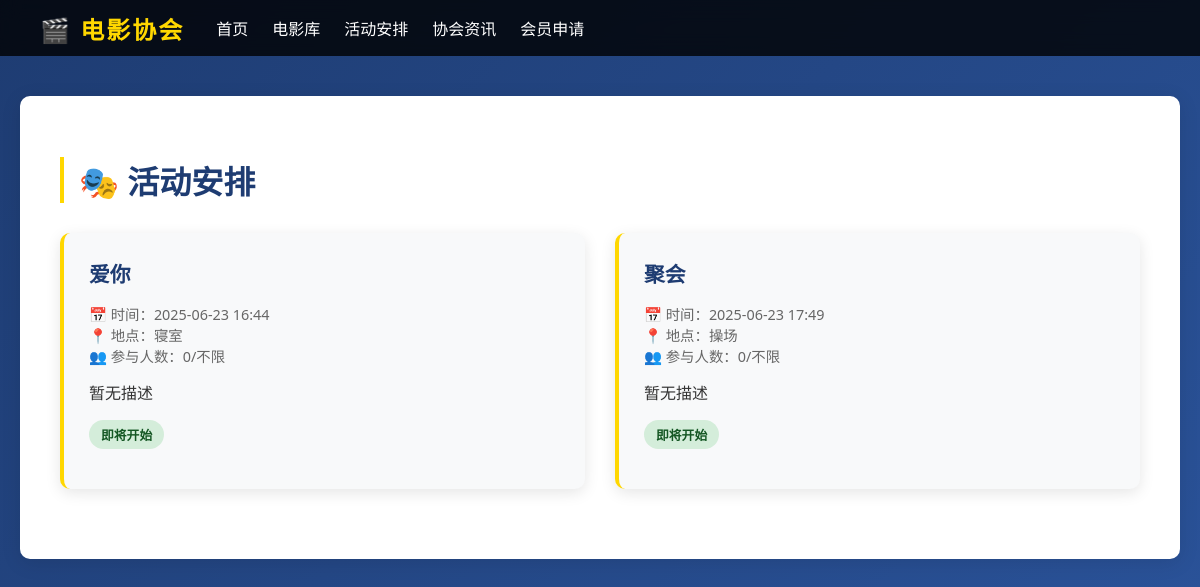
The app's page /movie/events with its own data.
### models.py (models this page shows)
class MovieEvent(db.Model):
    id = db.Column(db.Integer, primary_key=True)
    title = db.Column(db.String(128), nullable=False)
    description = db.Column(db.Text)
    movie_id = db.Column(db.Integer, db.ForeignKey('movie.id'))
    event_type = db.Column(db.String(32))  # screening, discussion, workshop
    event_date = db.Column(db.DateTime)
    location = db.Column(db.String(128))
    max_participants = db.Column(db.Integer)
    current_participants = db.Column(db.Integer, default=0)
    status = db.Column(db.String(16), default='upcoming')  # upcoming, ongoing, completed, cancelled
    created_at = db.Column(db.DateTime, default=datetime.utcnow)

### views_movie.py (the view, shortened to what this page needs)
@movie_bp.route('/events', methods=['GET', 'POST'])
def event_list():
    events = MovieEvent.query.filter_by(status='upcoming').order_by(MovieEvent.event_date).all()
    user = None
    if session.get('user_id'):
        user = User.query.get(session.get('user_id'))
    return render_template('events.html', events=events, user=user)

### templates/events.html (shortened to what this page needs)
<!DOCTYPE html>
<html lang="zh-CN">
<head>
</head>
<body>
  <div class="navbar">
    <span class="brand">🎬 电影协会</span>
    <nav class="nav">
      <a href="/">首页</a>
      <a href="/movies">电影库</a>
      <a href="/events">活动安排</a>
      <a href="/public/news">协会资讯</a>
      <a href="/apply">会员申请</a>
    </nav>
  </div>
  <div class="container">
    <div class="section">
      <h1>🎭 活动安排</h1>
      {% if events %}
      <div class="event-grid">
        {% for event in events %}
        <div class="event-card">
          <div class="event-title">{{ event.title }}</div>
          <div class="event-meta">
            <div>📅 时间：{{ event.event_date.strftime('%Y-%m-%d %H:%M') if event.event_date else '待定' }}</div>
            <div>📍 地点：{{ event.location or '待定' }}</div>
            <div>👥 参与人数：{{ event.current_participants }}/{{ event.max_participants or '不限' }}</div>
          </div>
          <div class="event-description">{{ event.description or '暂无描述' }}</div>
          <div class="event-status status-{{ event.status }}">
            {% if event.status == 'upcoming' %}即将开始
            {% elif event.status == 'ongoing' %}进行中
            {% elif event.status == 'completed' %}已结束
            {% else %}{{ event.status }}{% endif %}
          </div>
        </div>
        {% endfor %}
      </div>
      {% else %}
      <div class="no-events">
        <h3>暂无活动安排</h3>
        <p>请关注我们的最新动态</p>
      </div>
      {% endif %}
    </div>
  </div>
</body>
</html>

### templates/events.html (style rules this page uses)
body { font-family: 'Segoe UI', Arial, sans-serif; margin: 0; background: linear-gradient(135deg, #1e3c72 0%, #2a5298 100%); }
.navbar { background: rgba(0, 0, 0, 0.8); color: #fff; padding: 0 40px; height: 56px; display: flex; align-items: center; position: relative; backdrop-filter: blur(10px); }
.navbar .brand { font-size: 1.5em; font-weight: bold; letter-spacing: 2px; margin-right: 32px; color: #ffd700; }
.navbar .nav { display: flex; gap: 24px; flex: 1; }
.navbar .nav a { color: #fff; text-decoration: none; font-size: 1em; transition: color 0.2s; }
.container { max-width: 1200px; margin: 40px auto; padding: 0 20px; }
.section { background: white; border-radius: 10px; padding: 40px; margin: 40px 0; box-shadow: 0 4px 20px rgba(0,0,0,0.1); }
h1 { color: #1e3c72; border-left: 4px solid #ffd700; padding-left: 15px; margin-bottom: 30px; }
.event-grid { display: grid; grid-template-columns: repeat(auto-fill, minmax(350px, 1fr)); gap: 30px; margin: 30px 0; }
.event-card { background: #f8f9fa; border-radius: 10px; padding: 25px; box-shadow: 0 4px 15px rgba(0,0,0,0.1); transition: transform 0.3s; border-left: 4px solid #ffd700; }
.event-title { font-size: 1.3em; font-weight: bold; margin-bottom: 15px; color: #1e3c72; }
.event-meta { color: #666; font-size: 0.9em; margin-bottom: 15px; }
.event-description { color: #333; margin-bottom: 15px; line-height: 1.5; }
.event-status { display: inline-block; padding: 5px 12px; border-radius: 15px; font-size: 0.8em; font-weight: bold; margin-bottom: 15px; }
.status-upcoming { background: #d4edda; color: #155724; }

### records on screen
MovieEvent: title "爱你", event_date "2025-06-23 16:44", location "寝室", current_participants "0", max_participants "不限", description "暂无描述", status "即将开始"
MovieEvent: title "聚会", event_date "2025-06-23 17:49", location "操场", current_participants "0", max_participants "不限", description "暂无描述", status "即将开始"
